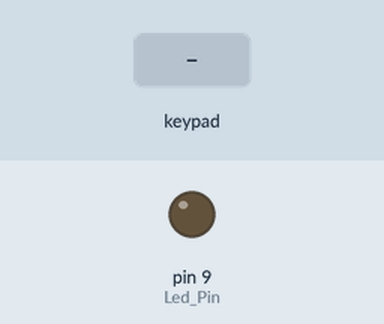
Simulated run of this sketch. Board: Arduino Uno, built with avr-gcc and run on an emulated ATmega328P. Parts: output pins drawn as LEDs (lit = HIGH). Inputs (shaded band) come from the test bench.

Above: at 1.2 s.
1.3 s: keypad keys 2 3 4 5 pressed 0.4 s apart
At 2.51 s:
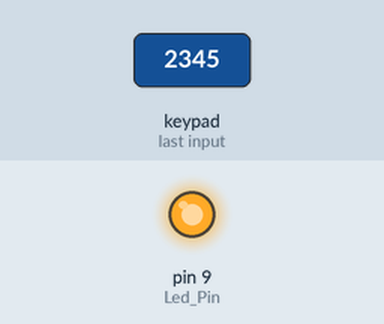
Timing chart, 0 to 4.3 s (numbered marks = the images above; inputs shaded):
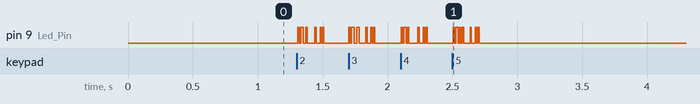

The sketch:

TX.ino
```cpp
#include <Keypad.h>

const byte ROWS = 4; //four rows
const byte COLS = 4; //four columns
//define the cymbols on the buttons of the keypads
char hexaKeys[ROWS][COLS] = {
  {'1','2','3','A'},
  {'4','5','6','B'},
  {'7','8','9','C'},
  {'*','0','#','D'}
};
byte rowPins[ROWS] = {2, 3, 4, 5}; //connect to the row pinouts of the keypad
byte colPins[COLS] = {6, 7, 8, 10}; //connect to the column pinouts of the keypad

//initialize an instance of class NewKeypad
Keypad customKeypad = Keypad( makeKeymap(hexaKeys), rowPins, colPins, ROWS, COLS);


#define Led_Pin 9

void setup() {
  // put your setup code here, to run once:
  pinMode(Led_Pin, OUTPUT);
  Serial.begin(9600); // Start serial communication at 9600 baud
}

void loop() {

  char customKey = customKeypad.getKey();

  if (customKey){
    //Serial.println(customKey);
    SendBits(String(customKey)+'\n');
  }

  if (Serial.available() > 0) { // Check if data is available to read
    String inputText = Serial.readStringUntil('\n'); // Read the string until Enter is pressed
    inputText += '\n';
    SendBits(inputText);

  }
}


void SendBits(String str){
    int length = str.length(); // Get the length of the input text
    int ar[20]; // Adjust this size based on expected input
    int bits[8];

    for (int i = 0; i < length; i++) {
      ar[i] = int(str[i]);
      int m = ar[i];
      int bin[8]; // Use 8 bits for ASCII values
      int newbin[8];

      // Convert to binary
      for (int z = 0; z < 8; z++) {
        bin[z] = m % 2;
        m = m / 2;
      }

      // Reverse the binary array to get the correct order
      for (int j = 0; j < 8; j++) {
        newbin[j] = bin[7 - j];
      }

      // Prepare bits for sending
      for (int p = 0; p < 8; p++) {
        bits[p] = newbin[p] == 1 ? HIGH : LOW;
      }

      // Transmit each bit
      bits[0] = HIGH; // Start bit (optional, depending on your protocol)
      for (int i = 0; i < 8; i++) {
        digitalWrite(Led_Pin, bits[i]);
        delay(10);
      }

      digitalWrite(Led_Pin, LOW); // Turn off laser after sending
      delay(50); // Delay between characters
    }
}
```
